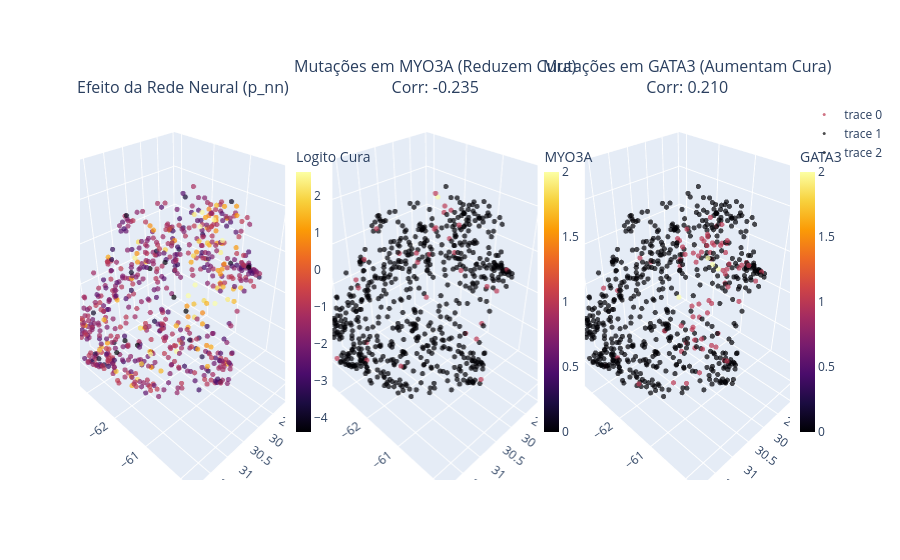

The notebook cell this image was saved under:
### Code cell
import pandas as pd
import numpy as np
import umap.umap_ as umap
import plotly.graph_objects as go
from plotly.subplots import make_subplots

# 1. PREPARAÇÃO DOS DADOS
y = pred_train["p_nn"]

cols_to_drop = ["p_nn", "p_nn_se", "p_nn_lower", "p_nn_upper"]
X_full = pred_train.drop(columns=cols_to_drop, errors="ignore")

gene_start_idx = X_full.columns.get_loc('FOXO3')
X_genes = X_full.iloc[:, gene_start_idx:]

# 2. UMAP SUPERVISIONADO EM 3 DIMENSÕES
# Alteramos n_components para 3
reducer = umap.UMAP(
    n_components=3,
    n_neighbors=30, 
    min_dist=0.1,
    target_weight=0.5,
    random_state=42
)
embedding = reducer.fit_transform(X_genes, y=y)

# 3. CORRELAÇÕES
correlations = X_genes.corrwith(y, method='spearman').dropna()
top_neg_gene = correlations.idxmin() 
top_pos_gene = correlations.idxmax() 

# Limites para a escala de cores (removendo o achatamento dos outliers)
vmin, vmax = np.percentile(y, [1, 99])

# 4. CONSTRUÇÃO DOS GRÁFICOS 3D COM PLOTLY
fig = make_subplots(
    rows=1, cols=3,
    specs=[[{'type': 'scatter3d'}, {'type': 'scatter3d'}, {'type': 'scatter3d'}]],
    subplot_titles=(
        "Efeito da Rede Neural (p_nn)",
        f"Mutações em {top_neg_gene} (Reduzem Cura)<br>Corr: {correlations[top_neg_gene]:.3f}",
        f"Mutações em {top_pos_gene} (Aumentam Cura)<br>Corr: {correlations[top_pos_gene]:.3f}"
    )
)

# Definindo tamanho do marcador e opacidade
marker_settings = dict(size=3, opacity=0.7, showscale=True)

# Eixo Comum para não poluir o visual
axis_config = dict(showgrid=False, zeroline=False, showticklabels=False, title="")

# Trace 1: Logito p_nn
fig.add_trace(
    go.Scatter3d(
        x=embedding[:, 0], y=embedding[:, 1], z=embedding[:, 2],
        mode='markers',
        marker=dict(
            **marker_settings,
            color=y,
            colorscale="inferno",
            cmin=vmin, cmax=vmax,
            colorbar=dict(title="Logito Cura", x=0.29, thickness=15, len=0.8)
        ),
        hovertemplate="UMAP: (%{x:.2f}, %{y:.2f}, %{z:.2f})<br>Logito: %{marker.color:.3f}<extra></extra>"
    ),
    row=1, col=1
)

# Trace 2: Gene Negativo
fig.add_trace(
    go.Scatter3d(
        x=embedding[:, 0], y=embedding[:, 1], z=embedding[:, 2],
        mode='markers',
        marker=dict(
            **marker_settings,
            color=X_genes[top_neg_gene],
            colorscale="inferno",
            colorbar=dict(title=f"{top_neg_gene}", x=0.64, thickness=15, len=0.8)
        ),
        hovertemplate=f"UMAP: (%{{x:.2f}}, %{{y:.2f}}, %{{z:.2f}})<br>{top_neg_gene}: %{{marker.color}}<extra></extra>"
    ),
    row=1, col=2
)

# Trace 3: Gene Positivo
fig.add_trace(
    go.Scatter3d(
        x=embedding[:, 0], y=embedding[:, 1], z=embedding[:, 2],
        mode='markers',
        marker=dict(
            **marker_settings,
            color=X_genes[top_pos_gene],
            colorscale="inferno",
            colorbar=dict(title=f"{top_pos_gene}", x=1.00, thickness=15, len=0.8)
        ),
        hovertemplate=f"UMAP: (%{{x:.2f}}, %{{y:.2f}}, %{{z:.2f}})<br>{top_pos_gene}: %{{marker.color}}<extra></extra>"
    ),
    row=1, col=3
)

### Figure 1 — Plotly figure (JSON) as saved in the notebook; plotly's stock layout.template omitted (floating-point values rounded to 4 significant figures; data arrays with more than 128 entries replaced by an {"elided": "..."} marker saying what was removed)
{"data": [{"hovertemplate": "UMAP: (%{x:.2f}, %{y:.2f}, %{z:.2f})<br>Logito: %{marker.color:.3f}<extra></extra>", "marker": {"cmax": 2.639, "cmin": -4.385, "color": {"elided": "666 float values"}, "colorbar": {"len": 0.8, "thickness": 15, "title": {"text": "Logito Cura"}, "x": 0.29}, "colorscale": [[0, "#000004"], [0.1111, "#1b0c41"], [0.2222, "#4a0c6b"], [0.3333, "#781c6d"], [0.4444, "#a52c60"], [0.5556, "#cf4446"], [0.6667, "#ed6925"], [0.7778, "#fb9b06"], [0.8889, "#f7d13d"], [1, "#fcffa4"]], "opacity": 0.7, "showscale": true, "size": 3}, "mode": "markers", "scene": "scene", "type": "scatter3d", "x": {"elided": "666 float values"}, "y": {"elided": "666 float values"}, "z": {"elided": "666 float values"}}, {"hovertemplate": "UMAP: (%{x:.2f}, %{y:.2f}, %{z:.2f})<br>MYO3A: %{marker.color}<extra></extra>", "marker": {"color": {"elided": "666 int values"}, "colorbar": {"len": 0.8, "thickness": 15, "title": {"text": "MYO3A"}, "x": 0.64}, "colorscale": [[0, "#000004"], [0.1111, "#1b0c41"], [0.2222, "#4a0c6b"], [0.3333, "#781c6d"], [0.4444, "#a52c60"], [0.5556, "#cf4446"], [0.6667, "#ed6925"], [0.7778, "#fb9b06"], [0.8889, "#f7d13d"], [1, "#fcffa4"]], "opacity": 0.7, "showscale": true, "size": 3}, "mode": "markers", "scene": "scene2", "type": "scatter3d", "x": {"elided": "666 float values"}, "y": {"elided": "666 float values"}, "z": {"elided": "666 float values"}}, {"hovertemplate": "UMAP: (%{x:.2f}, %{y:.2f}, %{z:.2f})<br>GATA3: %{marker.color}<extra></extra>", "marker": {"color": {"elided": "666 int values"}, "colorbar": {"len": 0.8, "thickness": 15, "title": {"text": "GATA3"}, "x": 1}, "colorscale": [[0, "#000004"], [0.1111, "#1b0c41"], [0.2222, "#4a0c6b"], [0.3333, "#781c6d"], [0.4444, "#a52c60"], [0.5556, "#cf4446"], [0.6667, "#ed6925"], [0.7778, "#fb9b06"], [0.8889, "#f7d13d"], [1, "#fcffa4"]], "opacity": 0.7, "showscale": true, "size": 3}, "mode": "markers", "scene": "scene3", "type": "scatter3d", "x": {"elided": "666 float values"}, "y": {"elided": "666 float values"}, "z": {"elided": "666 float values"}}], "layout": {"annotations": [{"font": {"size": 16}, "showarrow": false, "text": "Efeito da Rede Neural (p_nn)", "x": 0.1444, "xanchor": "center", "xref": "paper", "y": 1, "yanchor": "bottom", "yref": "paper"}, {"font": {"size": 16}, "showarrow": false, "text": "Mutações em MYO3A (Reduzem Cura)<br>Corr: -0.235", "x": 0.5, "xanchor": "center", "xref": "paper", "y": 1, "yanchor": "bottom", "yref": "paper"}, {"font": {"size": 16}, "showarrow": false, "text": "Mutações em GATA3 (Aumentam Cura)<br>Corr: 0.210", "x": 0.8556, "xanchor": "center", "xref": "paper", "y": 1, "yanchor": "bottom", "yref": "paper"}], "scene": {"domain": {"x": [0, 0.2889], "y": [0, 1]}}, "scene2": {"domain": {"x": [0.3556, 0.6444], "y": [0, 1]}}, "scene3": {"domain": {"x": [0.7111, 1], "y": [0, 1]}}}}
